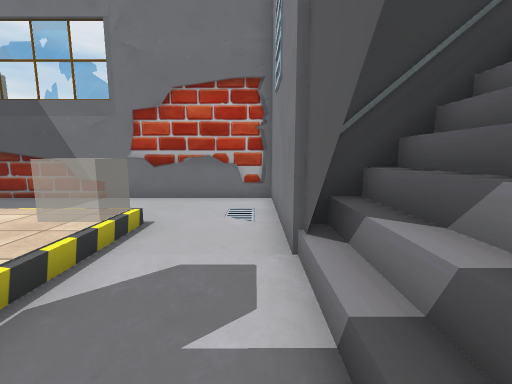
View 1 (above)

17 first-person views from a walk through a Unity game level. The camera is 1.4 m above the floor, tilts 8° down and sees 90° across. The floor is counted in squares, 1 m on a side. Each view is taken from the middle of a square. On the plan, view 1 faces up. The plan holds only what a view shows up to about 13 squares ahead; the rest is blank. Some surface patterns are stand-ins.

View 2
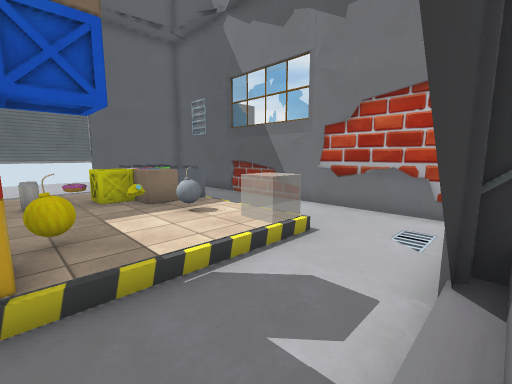

View 3
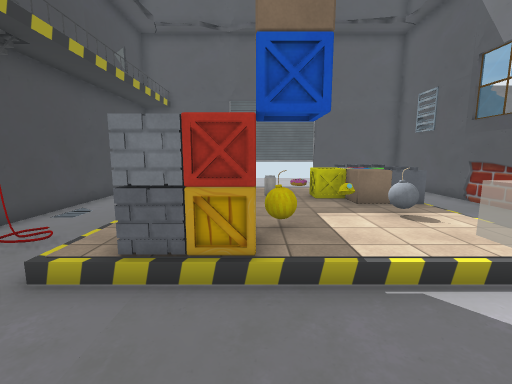

View 4
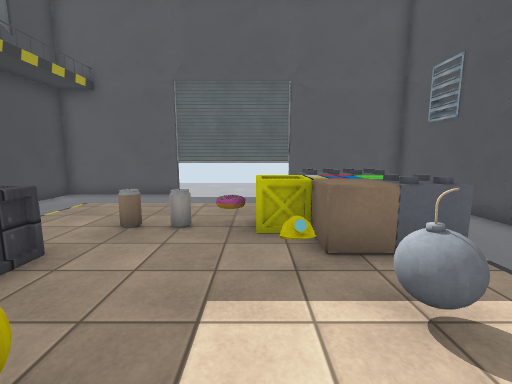

View 5
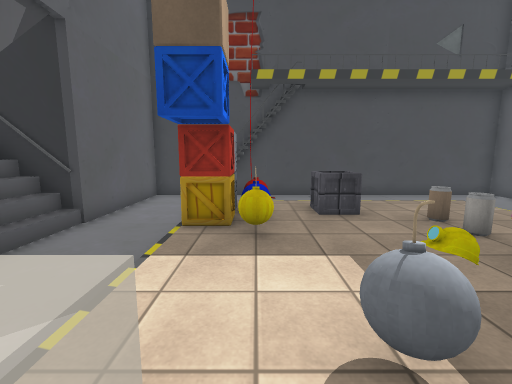

View 6
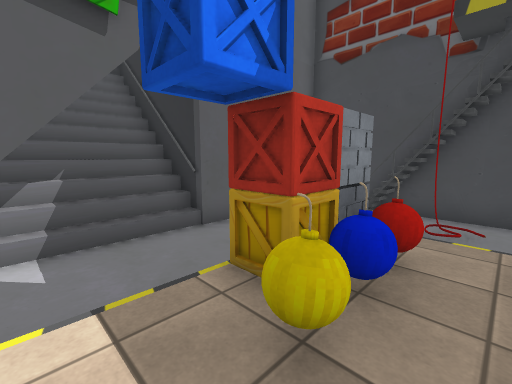

View 7
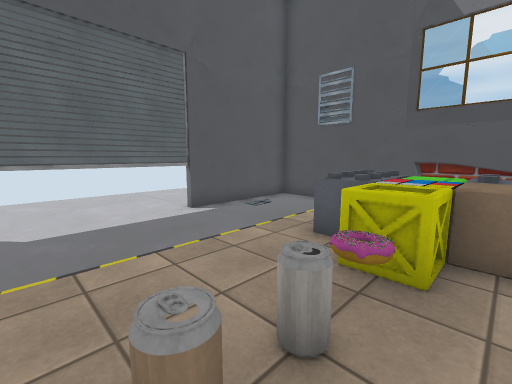

View 8
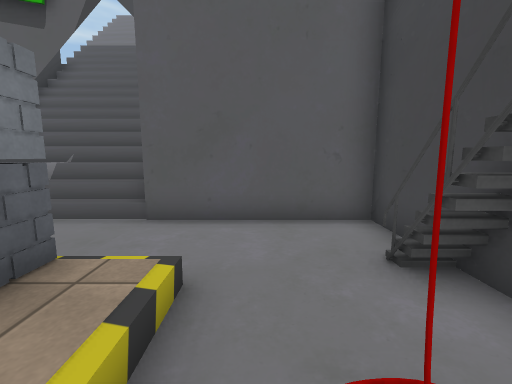

View 9
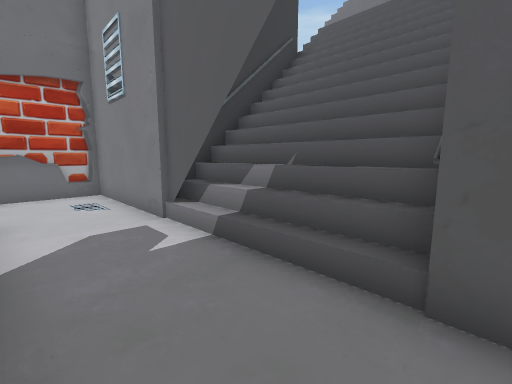

View 10
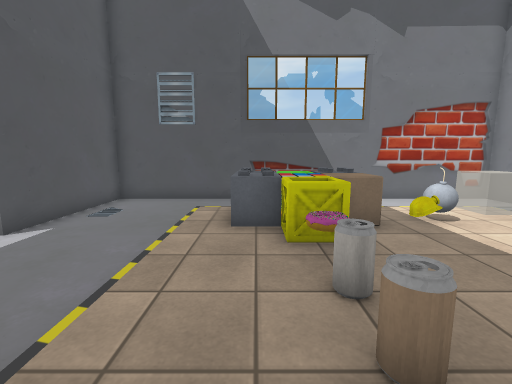

View 11
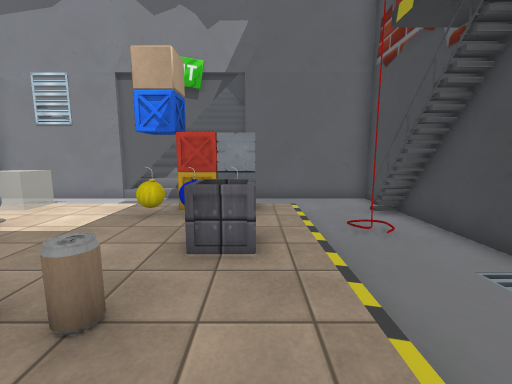

View 12
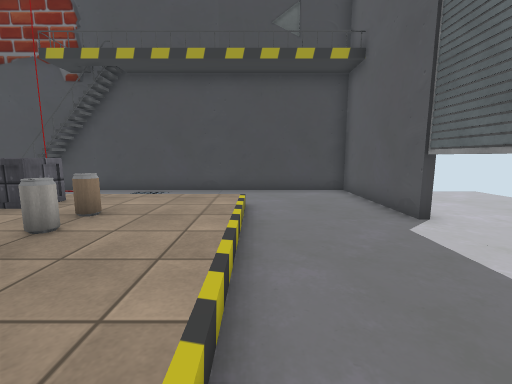

View 13
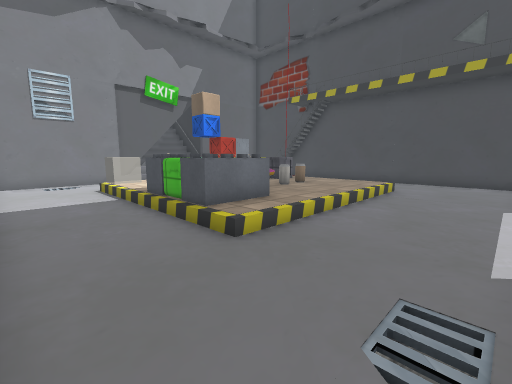

View 14
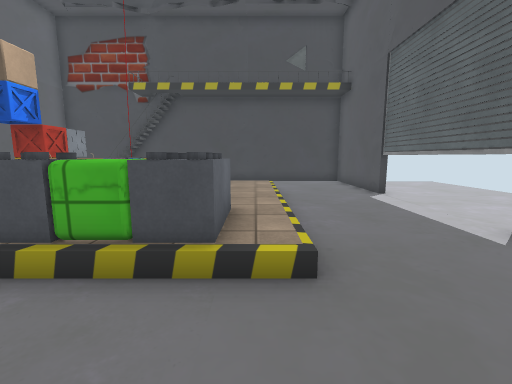

View 15
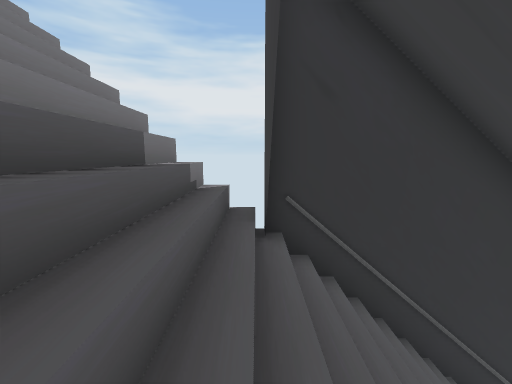

View 16
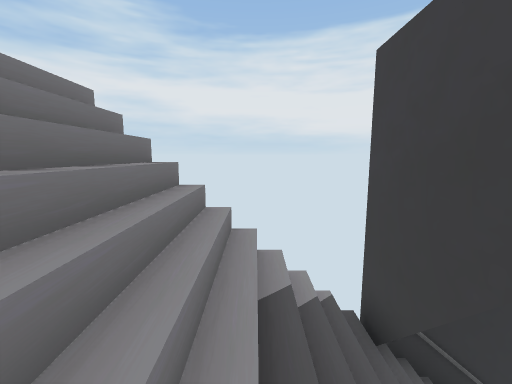

View 17
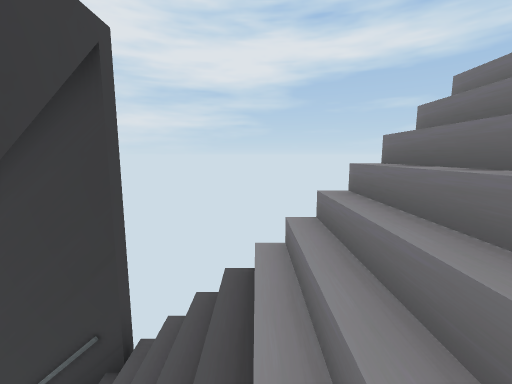

### Floor plan
Key: @ floor where view 1 was taken; # wall or solid block; x gap in a wall; . main floor; : floor 0.25 m higher than the main floor; / step, stairs or slope; = window, fence, low wall or low ledge; v drop or lower ground; O other object.
Columns run from 15 left of view 1 to 11 right of it. Each row starts with its distance up from view 1.
  9 #################
  8 #...............#
  7 #...............#
  6 #..............v#
  5 #..../OOO/// ...#
  4 #....:OOO::: ...#####x
  3 #....:OOOOO::...#/////////
  2 #....::O:::::...=/////////
  1 #....::O:::::...//////////
  0 #....::O:::OO..@/////#/////
 -1 #....::::O:OO.../////#/////
 -2 #....::::O:OO...######
 -3 #....////////...#
 -4 #....  ..../....#
 -5 #..........#....#
 -6 #...........##..#
 -7 #################

Positions as (right, up) in squares from view 1, and headings:
1: (0, 0), facing up
2: (1, 0), facing up-left
3: (1, 0), facing left
4: (-3, 2), facing left
5: (-4, 5), facing down
6: (-5, 2), facing down-right
7: (-7, -1), facing up-left
8: (-5, -4), facing right
9: (-2, -2), facing up-right
10: (-9, -2), facing up
11: (-10, -2), facing right
12: (-11, 4), facing down
13: (-14, 8), facing down-right
14: (-10, 8), facing down
15: (6, 3), facing down
16: (8, 3), facing down
17: (8, 0), facing up
